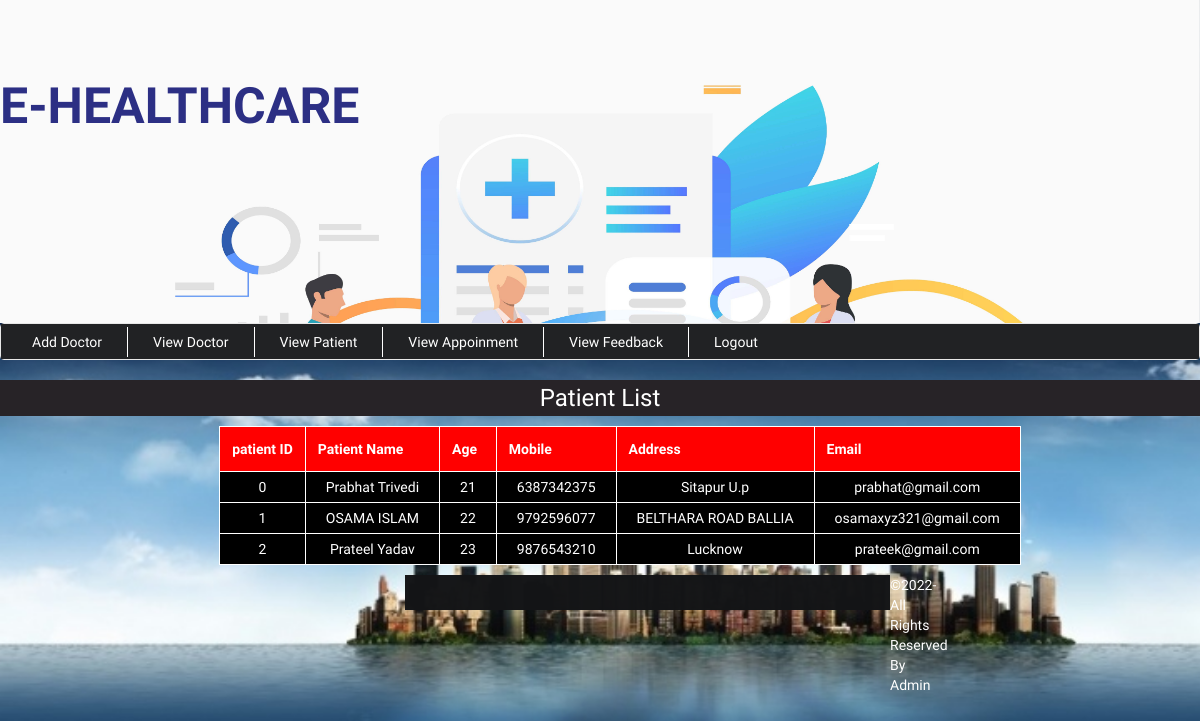
The app's page /admin/viewCustomer.php (signed in) with its own data.
### tables this page shows
CREATE TABLE `patient` (
  `id` int(11) NOT NULL,
  `name` varchar(22) NOT NULL,
  `age` varchar(22) NOT NULL,
  `contact` varchar(22) NOT NULL,
  `address` varchar(22) NOT NULL,
  `email` varchar(111) NOT NULL,
  `password` varchar(22) NOT NULL
);

### admin/viewCustomer.php (the view, shortened to what this page needs)
<?php include('header.php'); ?>
	<div class="dashboard" style="background-color:#fff;">
		<h3 class="text-center" style="background-color:#272327;color: #fff;padding: 5px;">Patient List</h3>
	</div>
			<div class="all_user" style="margin-top:0px; margin-left: 40px;">
				<?php
					include('../config.php');
					$sql = " SELECT * FROM patient";
					$result = mysqli_query($conn,$sql);
					$count = mysqli_num_rows($result);
					if($count>=1){
						echo "<table border='1' align='center' cellpadding='32'>
							<tr>
								<th>patient ID</th>
								<th>Patient Name</th>
								<th>Age</th>
								<th>Mobile</th>
								<th>Address</th>
								<th>Email </th>
							</tr>";
						while($row=mysqli_fetch_array($result)){
								echo "<tr>";
								echo "<td>".$row['id']."</td>";
								echo "<td>".$row['name']."</td>";
								echo "<td>".$row['age']."</td>";
								echo "<td>".$row['contact']."</td>";
								echo "<td>".$row['address']."</td>";
								echo "<td>".$row['email']."</td>";
								echo "</tr>";
						}
						echo "</table>";
					}
					else{
						print "<p align='center'>Sorry, No match found for your search result..!!!</p>";
					}
					?>
			</div>
 <?php include('footer.php'); ?>
	</div>
</body>
</html>

### admin/style.css (style rules this page uses)
body { font-family: 'El Messiri', sans-serif; background:url(../img/bg3.jpg) fixed no-repeat; background-size:cover; }
table { border-collapse: collapse; background-color: darkred; }
table,th,td { border: 1px solid #fff;width:;margin: 10px auto; }
th { background-color: red;color: white; padding:12px; }
td { padding: 5px 20px; text-align: center; color: white; background-color:black; }

### records on screen
patient: id "0", name "Prabhat Trivedi", age "21", contact "6387342375", address "Sitapur U.p", email "prabhat@gmail.com"
patient: id "1", name "OSAMA ISLAM", age "22", contact "9792596077", address "BELTHARA ROAD BALLIA", email "osamaxyz321@gmail.com"
patient: id "2", name "Prateel Yadav", age "23", contact "9876543210", address "Lucknow", email "prateek@gmail.com"
